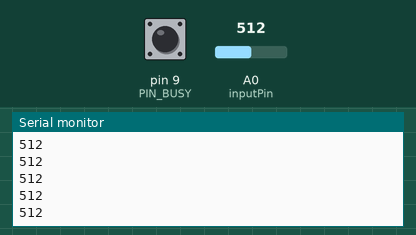
The sketch below on a simulated Arduino Uno, built with avr-gcc and run on an emulated ATmega328P. Parts: the last lines printed to the serial monitor. The inputs (shaded band) are chosen by the test bench; at power-on: A0 (inputPin) = 512, pin 9 (PIN_BUSY) HIGH.

Above: at 1.7 s.
1.8 s: A0 (inputPin) set to 716
At 2.4 s:
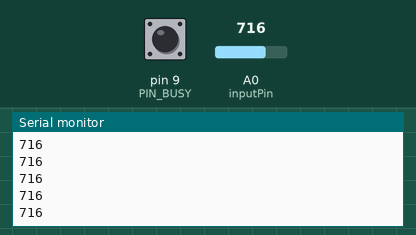
3.3 s: A0 (inputPin) set to 900
At 4.2 s:
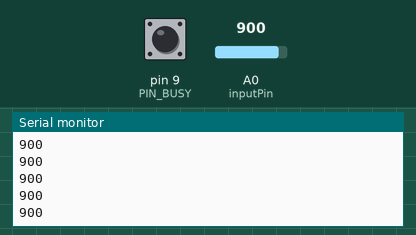
Timing chart, 0 to 6.3 s (numbered marks = the images above; inputs shaded):
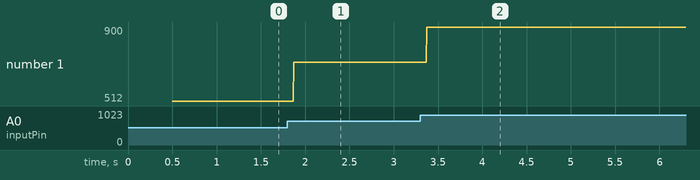

The sketch:

sketch.ino
```cpp
#include <SPI.h>

#define PIN_SPI_MOSI 11
#define PIN_SPI_MISO 12
#define PIN_SPI_SCK 13
#define PIN_SPI_SS 10
#define PIN_BUSY 9
#define interPin 1
#define inputPin 0

void setup() {
    Serial.begin(9600);
    pinMode(PIN_SPI_MOSI, OUTPUT);
    pinMode(PIN_SPI_MISO, INPUT);
    pinMode(PIN_SPI_SCK, OUTPUT);
    pinMode(PIN_SPI_SS, OUTPUT);
    pinMode(PIN_BUSY, INPUT);
    SPI.begin();
    SPI.setDataMode(SPI_MODE3);
    SPI.setBitOrder(MSBFIRST);
    digitalWrite(PIN_SPI_SS, HIGH);

    L6470_resetdevice();
    L6470_setup();
    L6470_gohome();
    delay(500);
}


void loop(){
    byte mode;
    int val;
    val = analogRead(inputPin);
    //serial communication
    byte incomingByte;
    incomingByte = Serial.read();
    if (val < 100) mode = 3;
    else mode = incomingByte;
    /* Serial.print("incoming byte is: "); */
    /* Serial.println(incomingByte, DEC); */
    Serial.println(val);
    switch (mode) {
        case 1  :   turnRight();
                    break;
        case 2  :   turnLeft();
                    break;
        case 3  :   stop();
                    break;
        default : break;
    }
}

void turnRight() {
    L6470_run(0, 5000);
    delay(1);
}

void turnLeft() {
    L6470_run(1,5000);
    delay(1);
}

void stop(){
    L6470_run(0, 0);
}

void L6470_setup(){
    L6470_setparam_mark(0x000000);
    //L6470_setparam_acc(0x40); //default 0x08A (12bit) (14.55*val+14.55[step/s^2])
    L6470_setparam_acc(0x08A); //default 0x08A (12bit) (14.55*val+14.55[step/s^2])
    //L6470_setparam_dec(0x40); //default 0x08A (12bit) (14.55*val+14.55[step/s^2])
    L6470_setparam_acc(0x08A); //default 0x08A (12bit) (14.55*val+14.55[step/s^2])
    //L6470_setparam_maxspeed(0x40); //default 0x041 (10bit) (15.25*val+15.25[step/s])
    //L6470_setparam_maxspeed(0xFFFFFF); //default 0x041 (10bit) (15.25*val+15.25[step/s])
    // When half step // L6470_setparam_maxspeed(0x5C); //default 0x041 (10bit) (15.25*val+15.25[step/s])
    L6470_setparam_maxspeed(0x08A); //default 0x041 (10bit) (15.25*val+15.25[step/s])
    L6470_setparam_minspeed(0x00); //default 0x000 (1+12bit) (0.238*val[step/s])
    L6470_setparam_fsspd(0xff); //default 0x027 (10bit) (15.25*val+7.63[step/s])
    //L6470_setparam_fsspd(0x3ff); //default 0x027 (10bit) (15.25*val+7.63[step/s])
    //L6470_setparam_fsspd(0x027); //default 0x027 (10bit) (15.25*val+7.63[step/s])
    L6470_setparam_kvalhold(0x80); //default 0x29 (8bit) (Vs[V]*val/256)
    L6470_setparam_kvalrun(0xd0); //default 0x29 (8bit) (Vs[V]*val/256)
    L6470_setparam_kvalacc(0x80); //default 0x29 (8bit) (Vs[V]*val/256)
    L6470_setparam_kvaldec(0x60); //default 0x29 (8bit) (Vs[V]*val/256)

    //L6470_setparam_stepmood(0x03); //default 0x07 (1+3+1+3bit)
    L6470_setparam_stepmood(0x07); //default 0x07 (1+3+1+3bit)
}

/* void fulash(){ */
/*     Serial.print("0x"); */
/*     Serial.print( L6470_getparam_abspos(),HEX); */
/*     Serial.print("  "); */
/*     Serial.print("0x"); */
/*     Serial.println( L6470_getparam_speed(),HEX); */
/* } */

/*ver 1.00 2013/4/24*/
/*ver 1.01 2013/12/14 コメント追記*/

/*L6470 コントロール　コマンド
 引数-----------------------
 dia   1:正転 0:逆転,
 spd  (20bit)(0.015*spd[step/s])
 pos  (22bit)
 n_step (22bit)
 act   1:絶対座標をマーク  0:絶対座標リセット
 mssec ミリ秒
 val 各レジスタに書き込む値
 ---------------------------
 L6470_run(dia,spd); //指定方向に連続回転
 L6470_stepclock(dia); //指定方向にstepピンのクロックで回転
 L6470_move(dia,n_step); //指定方向に指定数ステップする
 L6470_goto(pos);　//指定座標に最短でいける回転方向で移動
 L6470_gotodia(dia,pos);　//回転方向を指定して指定座標に移動
 L6470_gountil(act,dia,spd);　//指定した回転方向に指定した速度で回転し、スイッチのONで急停止と座標処理
 L6470_relesesw(act,dia);　//スイッチがOFFに戻るまで最低速度で回転し、停止と座標処理
 L6470_gohome();　//座標原点に移動
 L6470_gomark();　//マーク座標に移動
 L6470_resetpos();　//絶対座標リセット
 L6470_resetdevice(); //L6470リセット
 L6470_softstop();　//回転停止、保持トルクあり
 L6470_hardstop();　//回転急停止、保持トルクあり
 L6470_softhiz(); //回転停止、保持トルクなし
 L6470_hardhiz(); //回転急停止、保持トルクなし
 L6470_getstatus(); //statusレジスタの値を返す （L6470_getparam_status();と同じ）

 L6470_busydelay(msec);　//busyフラグがHIGHになってから、指定ミリ秒待つ。

 レジスタ書き込みコマンド
 L6470_setparam_abspos(val); //[R, WS]現在座標default 0x000000 (22bit)
 L6470_setparam_elpos(val); //[R, WS]コイル励磁の電気的位置default 0x000 (2+7bit)
 L6470_setparam_mark(val); //[R, WR]マーク座標default 0x000000 (22bit)
 //ありませんL6470_spped //[R] 現在速度read onry  (20bit)
 L6470_setparam_acc(val); //[R, WS] 加速度default 0x08A (12bit) (14.55*val+14.55[step/s^2])
 L6470_setparam_dec(val); //[R, WS] 減速度default 0x08A (12bit) (14.55*val+14.55[step/s^2])
 L6470_setparam_maxspeed(val); //[R, WR]最大速度default 0x041 (10bit) (15.25*val+15.25[step/s])
 L6470_setparam_minspeed(val); //[R, WS]最小速度default 0x000 (1+12bit) (0.238*val+[step/s])
 L6470_setparam_fsspd(val); //[R, WR]μステップからフルステップへの切替点速度default 0x027 (10bit) (15.25*val+7.63[step/s])
 L6470_setparam_kvalhold(val); //[R, WR]停止時励磁電圧default 0x29 (8bit) (Vs[V]*val/256)
 L6470_setparam_kvalrun(val); //[R, WR]定速回転時励磁電圧default 0x29 (8bit) (Vs[V]*val/256)
 L6470_setparam_kvalacc(val); //[R, WR]加速時励磁電圧default 0x29 (8bit) (Vs[V]*val/256)
 L6470_setparam_kvaldec(val); //[R, WR]減速時励磁電圧default 0x29 (8bit) (Vs[V]*val/256)
 L6470_setparam_intspd(val); //[R, WH]逆起電力補償切替点速度default 0x0408 (14bit) (0.238*val[step/s])
 L6470_setparam_stslp(val); //[R, WH]逆起電力補償低速時勾配default 0x19 (8bit) (0.000015*val[% s/step])
 L6470_setparam_fnslpacc(val); //[R, WH]逆起電力補償高速時加速勾配default 0x29 (8bit) (0.000015*val[% s/step])
 L6470_setparam_fnslpdec(val); //[R, WH]逆起電力補償高速時減速勾配default 0x29 (8bit) (0.000015*val[% s/step])
 L6470_setparam_ktherm(val); //[R, WR]不明default 0x0 (4bit) (0.03125*val+1)
 //ありませんL6470_adcout //[R] read onry (5bit) ADCによる逆起電力補償の大きさかな？
 L6470_setparam_ocdth(val); //[R, WR]過電流しきい値default 0x8 (4bit) (375*val+375[mA])
 L6470_setparam_stallth(val); //[R, WR]失速電流しきい値？default 0x40 (7bit) (31.25*val+31.25[mA])
 L6470_setparam_stepmood(val); //[R, WH]ステップモードdefault 0x07 (1+3+1+3bit)
 L6470_setparam_alareen(val); //[R, WS]有効アラームdefault 0xff (1+1+1+1+1+1+1+1bit)
 L6470_setparam_config(val); //[R, WH]各種設定default 0x2e88 (3+3+2+1+1+1+1+1+3bit)
 //L6470_status //[R]状態read onry (16bit)

 [R]:読み取り専用
 [WR]:いつでも書き換え可
 [WH]:書き込みは出力がハイインピーダンスの時のみ可
 [WS]:書き換えはモータが停止している時のみ可


 レジスタ読み込みコマンド(返り値　long型)
 L6470_getparam_abspos();
 L6470_getparam_elpos();
 L6470_getparam_mark();
 L6470_getparam_speed();
 L6470_getparam_acc();
 L6470_getparam_dec();
 L6470_getparam_maxspeed();
 L6470_getparam_minspeed();
 L6470_getparam_fsspd();
 L6470_getparam_kvalhold();
 L6470_getparam_kvalrun();
 L6470_getparam_kvalacc();
 L6470_getparam_kvaldec();
 L6470_getparam_intspd();
 L6470_getparam_stslp();
 L6470_getparam_fnslpacc();
 L6470_getparam_fnslpdec();
 L6470_getparam_ktherm();
 L6470_getparam_adcout();
 L6470_getparam_ocdth();
 L6470_getparam_stallth();
 L6470_getparam_stepmood();
 L6470_getparam_alareen();
 L6470_getparam_config();
 L6470_getparam_status();
 */


void L6470_setparam_abspos(long val){L6470_transfer(0x01,3,val);}
void L6470_setparam_elpos(long val){L6470_transfer(0x02,2,val);}
void L6470_setparam_mark(long val){L6470_transfer(0x03,3,val);}
void L6470_setparam_acc(long val){L6470_transfer(0x05,2,val);}
void L6470_setparam_dec(long val){L6470_transfer(0x06,2,val);}
void L6470_setparam_maxspeed(long val){L6470_transfer(0x07,2,val);}
void L6470_setparam_minspeed(long val){L6470_transfer(0x08,2,val);}
void L6470_setparam_fsspd(long val){L6470_transfer(0x15,2,val);}
void L6470_setparam_kvalhold(long val){L6470_transfer(0x09,1,val);}
void L6470_setparam_kvalrun(long val){L6470_transfer(0x0a,1,val);}
void L6470_setparam_kvalacc(long val){L6470_transfer(0x0b,1,val);}
void L6470_setparam_kvaldec(long val){L6470_transfer(0x0c,1,val);}
void L6470_setparam_intspd(long val){L6470_transfer(0x0d,2,val);}
void L6470_setparam_stslp(long val){L6470_transfer(0x0e,1,val);}
void L6470_setparam_fnslpacc(long val){L6470_transfer(0x0f,1,val);}
void L6470_setparam_fnslpdec(long val){L6470_transfer(0x10,1,val);}
void L6470_setparam_ktherm(long val){L6470_transfer(0x11,1,val);}
void L6470_setparam_ocdth(long val){L6470_transfer(0x13,1,val);}
void L6470_setparam_stallth(long val){L6470_transfer(0x14,1,val);}
void L6470_setparam_stepmood(long val){L6470_transfer(0x16,1,val);}
void L6470_setparam_alareen(long val){L6470_transfer(0x17,1,val);}
void L6470_setparam_config(long val){L6470_transfer(0x18,2,val);}

long L6470_getparam_abspos(){return L6470_getparam(0x01,3);}
long L6470_getparam_elpos(){return L6470_getparam(0x02,2);}
long L6470_getparam_mark(){return L6470_getparam(0x03,3);}
long L6470_getparam_speed(){return L6470_getparam(0x04,3);}
long L6470_getparam_acc(){return L6470_getparam(0x05,2);}
long L6470_getparam_dec(){return L6470_getparam(0x06,2);}
long L6470_getparam_maxspeed(){return L6470_getparam(0x07,2);}
long L6470_getparam_minspeed(){return L6470_getparam(0x08,2);}
long L6470_getparam_fsspd(){return L6470_getparam(0x15,2);}
long L6470_getparam_kvalhold(){return L6470_getparam(0x09,1);}
long L6470_getparam_kvalrun(){return L6470_getparam(0x0a,1);}
long L6470_getparam_kvalacc(){return L6470_getparam(0x0b,1);}
long L6470_getparam_kvaldec(){return L6470_getparam(0x0c,1);}
long L6470_getparam_intspd(){return L6470_getparam(0x0d,2);}
long L6470_getparam_stslp(){return L6470_getparam(0x0e,1);}
long L6470_getparam_fnslpacc(){return L6470_getparam(0x0f,1);}
long L6470_getparam_fnslpdec(){return L6470_getparam(0x10,1);}
long L6470_getparam_ktherm(){return L6470_getparam(0x11,1);}
long L6470_getparam_adcout(){return L6470_getparam(0x12,1);}
long L6470_getparam_ocdth(){return L6470_getparam(0x13,1);}
long L6470_getparam_stallth(){return L6470_getparam(0x14,1);}
long L6470_getparam_stepmood(){return L6470_getparam(0x16,1);}
long L6470_getparam_alareen(){return L6470_getparam(0x17,1);}
long L6470_getparam_config(){return L6470_getparam(0x18,2);}
long L6470_getparam_status(){return L6470_getparam(0x19,2);}


void L6470_run(int dia,long spd){
  if(dia==1)
    L6470_transfer(0x51,3,spd);
  else
    L6470_transfer(0x50,3,spd);
}
void L6470_stepclock(int dia){
  if(dia==1)
    L6470_transfer(0x59,0,0);
  else
    L6470_transfer(0x58,0,0);
}
void L6470_move(int dia,long n_step){
  if(dia==1)
    L6470_transfer(0x41,3,n_step);
  else
    L6470_transfer(0x40,3,n_step);
}
void L6470_goto(long pos){
  L6470_transfer(0x60,3,pos);
}
void L6470_gotodia(int dia,int pos){
  if(dia==1)
    L6470_transfer(0x69,3,pos);
  else
    L6470_transfer(0x68,3,pos);
}
void L6470_gountil(int act,int dia,long spd){
  if(act==1)
    if(dia==1)
      L6470_transfer(0x8b,3,spd);
    else
      L6470_transfer(0x8a,3,spd);
  else
    if(dia==1)
      L6470_transfer(0x83,3,spd);
    else
      L6470_transfer(0x82,3,spd);
}
void L6470_relesesw(int act,int dia){
  if(act==1)
    if(dia==1)
      L6470_transfer(0x9b,0,0);
    else
      L6470_transfer(0x9a,0,0);
  else
    if(dia==1)
      L6470_transfer(0x93,0,0);
    else
      L6470_transfer(0x92,0,0);
}
void L6470_gohome(){
  L6470_transfer(0x70,0,0);
}
void L6470_gomark(){
  L6470_transfer(0x78,0,0);
}
void L6470_resetpos(){
  L6470_transfer(0xd8,0,0);
}
void L6470_resetdevice(){
  L6470_send_u(0x00);//nop命令
  L6470_send_u(0x00);
  L6470_send_u(0x00);
  L6470_send_u(0x00);
  L6470_send_u(0xc0);
}
void L6470_softstop(){
  L6470_transfer(0xb0,0,0);
}
void L6470_hardstop(){
  L6470_transfer(0xb8,0,0);
}
void L6470_softhiz(){
  L6470_transfer(0xa0,0,0);
}
void L6470_hardhiz(){
  L6470_transfer(0xa8,0,0);
}
long L6470_getstatus(){
  long val=0;
  L6470_send_u(0xd0);
  for(int i=0;i<=1;i++){
    val = val << 8;
    digitalWrite(PIN_SPI_SS, LOW); // ~SSイネーブル。
    val = val | SPI.transfer(0x00); // アドレスもしくはデータ送信。
    digitalWrite(PIN_SPI_SS, HIGH); // ~SSディスエーブル
  }
  return val;
}

void L6470_transfer(int add,int bytes,long val){
  int data[3];
  L6470_send(add);
  for(int i=0;i<=bytes-1;i++){
    data[i] = val & 0xff;
    val = val >> 8;
  }
  if(bytes==3){
    L6470_send(data[2]);
  }
  if(bytes>=2){
    L6470_send(data[1]);
  }
  if(bytes>=1){
    L6470_send(data[0]);
  }
}
void L6470_send(unsigned char add_or_val){
  while(!digitalRead(PIN_BUSY)){
  } //BESYが解除されるまで待機
  digitalWrite(PIN_SPI_SS, LOW); // ~SSイネーブル。
  SPI.transfer(add_or_val); // アドレスもしくはデータ送信。
  digitalWrite(PIN_SPI_SS, HIGH); // ~SSディスエーブル。
}
void L6470_send_u(unsigned char add_or_val){//busyを確認せず送信するため用
  digitalWrite(PIN_SPI_SS, LOW); // ~SSイネーブル。
  SPI.transfer(add_or_val); // アドレスもしくはデータ送信。
  digitalWrite(PIN_SPI_SS, HIGH); // ~SSディスエーブル。
}
void L6470_busydelay(long time){//BESYが解除されるまで待機
  while(!digitalRead(PIN_BUSY)){
  }
  delay(time);
}
long L6470_getparam(int add,int bytes){
  long val=0;
  int send_add = add | 0x20;
  L6470_send_u(send_add);
  for(int i=0;i<=bytes-1;i++){
    val = val << 8;
    digitalWrite(PIN_SPI_SS, LOW); // ~SSイネーブル。
    val = val | SPI.transfer(0x00); // アドレスもしくはデータ送信。
    digitalWrite(PIN_SPI_SS, HIGH); // ~SSディスエーブル
  }
  return val;
}
```

Measured:
- after the input at 1.8 s, the serial monitor: prints a new line after 0.07 s (image 1)
- after the input at 3.3 s, the serial monitor: prints a new line after 0.07 s (image 2)
- plotted number 1: 512 → 716 after the input at 1.8 s, 716 → 900 after the input at 3.3 s
